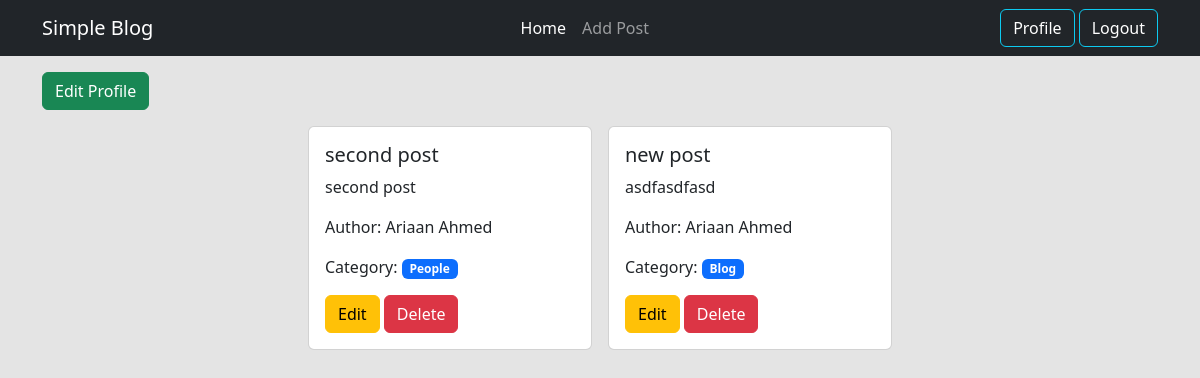
Screenshot of /author/profile/ (signed in) with the database file from the repository.
### posts/models.py (models this page shows, shortened)
class Post(models.Model):
    title = models.CharField(max_length=50)
    content = models.TextField()
    category = models.ManyToManyField(Category)
    author = models.ForeignKey(User, on_delete=models.CASCADE)
    image = models.ImageField(upload_to='posts/media/uploads/', blank=True, null=True)

### categories/models.py (models this page shows, shortened)
class Category(models.Model):
    name = models.CharField(max_length=100)
    slug = models.SlugField(max_length=100, unique=True, null=True, blank=True)

### author/views.py (the view)
# urls.py: path("profile/", views.profile, name="profile"),
@login_required
def profile(request):
    data = Post.objects.filter(author = request.user)
    return render(request, "profile.html", {'data': data})

### author/templates/profile.html
{% extends 'base.html' %}
{% load crispy_forms_tags %}
{% block content %}
  <div class="container">
    <a class="btn btn-success mt-3" href="{% url 'edit_profile' %}">Edit Profile</a>
  </div>
  <div class="d-flex flex-wrap justify-content-center mt-3">
    {% for post in data %}
      <div class="col-sm-3 mb-3 mb-sm-0">
        <div class="card mx-2">
          <div class="card-body">
            <h5 class="card-title">{{ post.title }}</h5>
            <p class="card-text"> {{ post.content }} </p>
            <p>Author: {{ post.author.first_name }} {{ post.author.last_name }}</p>
            <p>
              Category:{% for cat in post.category.all %}
                <span class="badge text-bg-primary text-white">{{ cat.name }}</span>
              {% endfor %}
            </p>
            <a href="{% url 'edit_post' post.id %}" class="btn btn-warning">Edit</a>
            <a href="{% url 'delete_post' post.id %}" class="btn btn-danger">Delete</a>
          </div>
        </div>
      </div>
    {% endfor %}
  </div>
{% endblock %}

### rows the page displays
Post: title "second post", content "second post", author.first_name "Ariaan", author.last_name "Ahmed"
Category: name "People"
Post: title "new post", content "asdfasdfasd", author.first_name "Ariaan", author.last_name "Ahmed"
Category: name "Blog"
